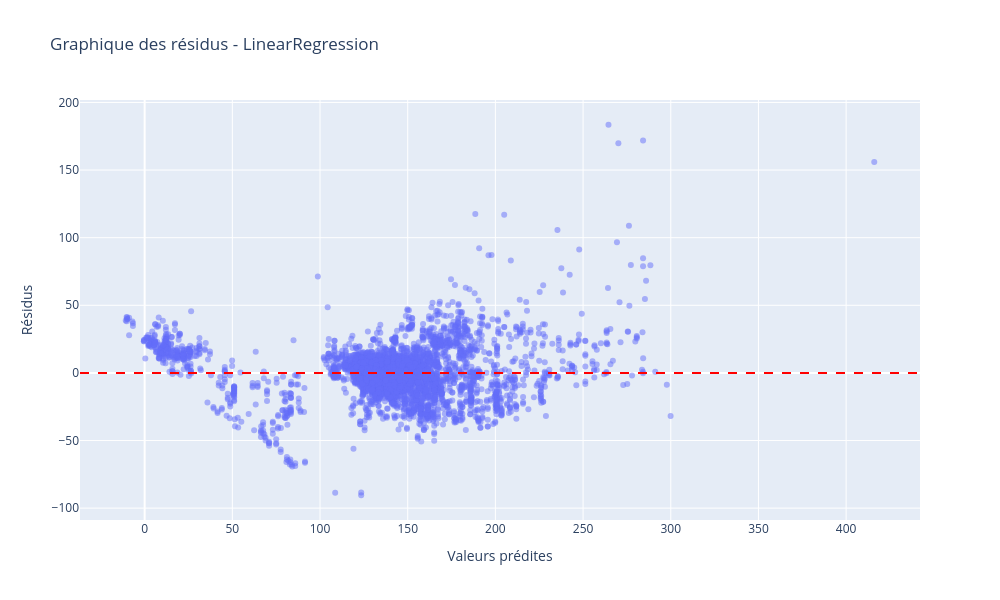

Source (notebook cell):
### Markdown cell above
### Graphiques

### Code cell
affichage_residus_plotly(y_test, predictions_lr, 'LinearRegression')

### Figure 1 — Plotly figure (JSON) as saved in the notebook; plotly's stock layout.template omitted (floating-point values rounded to 4 significant figures; data arrays with more than 128 entries replaced by an {"elided": "..."} marker saying what was removed)
{"data": [{"marker": {"opacity": 0.5}, "mode": "markers", "name": "Résidus", "type": "scatter", "x": {"elided": "4779 float values"}, "y": {"elided": "4779 float values"}}], "layout": {"height": 600, "shapes": [{"line": {"color": "red", "dash": "dash"}, "type": "line", "x0": 0, "x1": 1, "xref": "x domain", "y0": 0, "y1": 0, "yref": "y"}], "showlegend": false, "title": {"text": "Graphique des résidus - LinearRegression"}, "width": 1000, "xaxis": {"showgrid": true, "title": {"text": "Valeurs prédites"}}, "yaxis": {"showgrid": true, "title": {"text": "Résidus"}}}}
